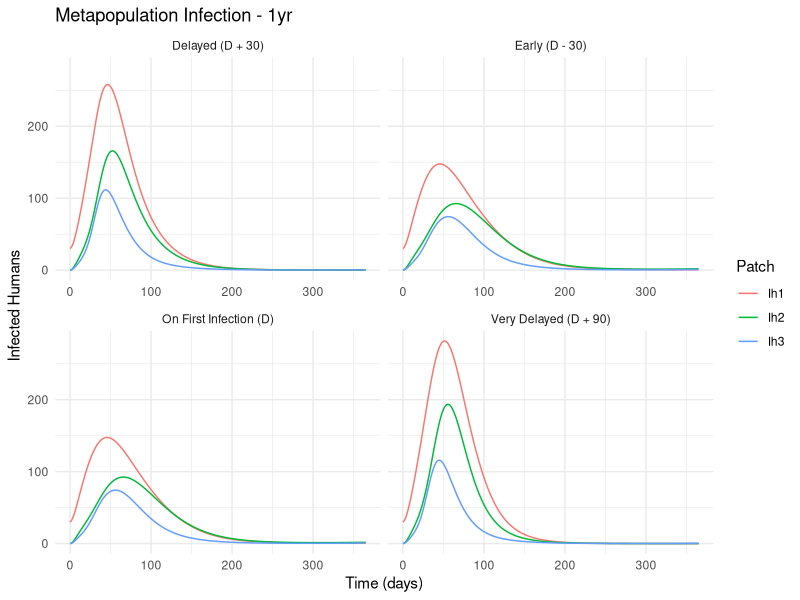
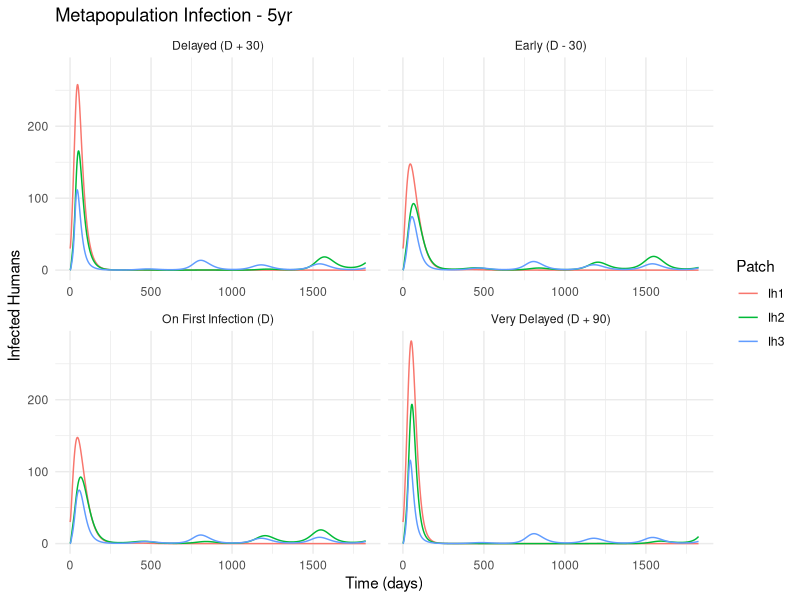
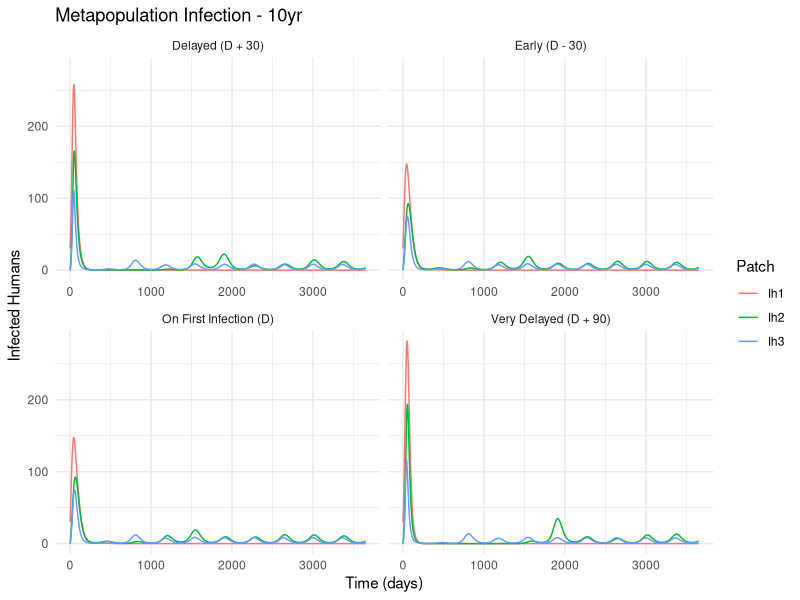
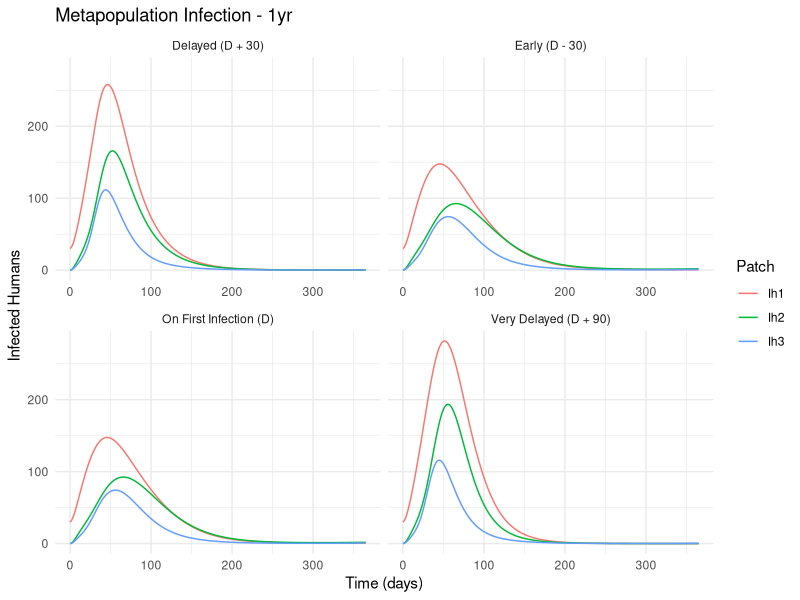
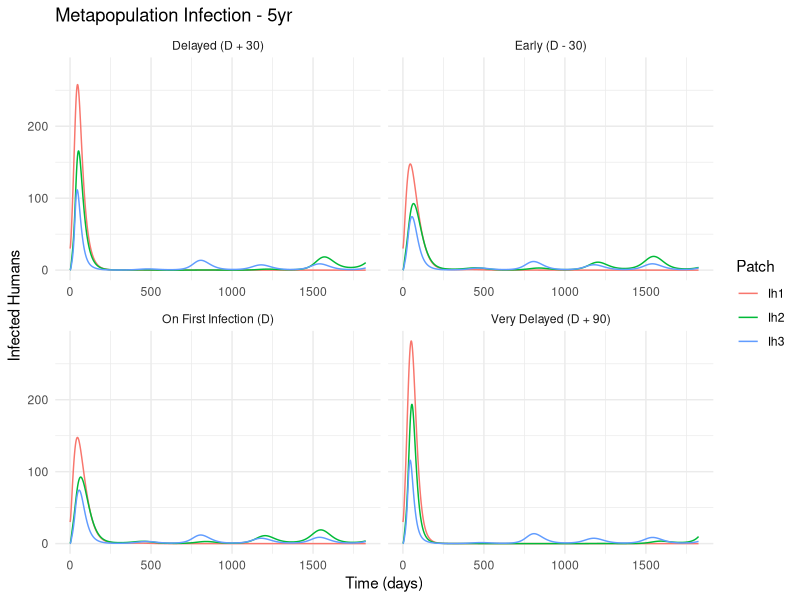
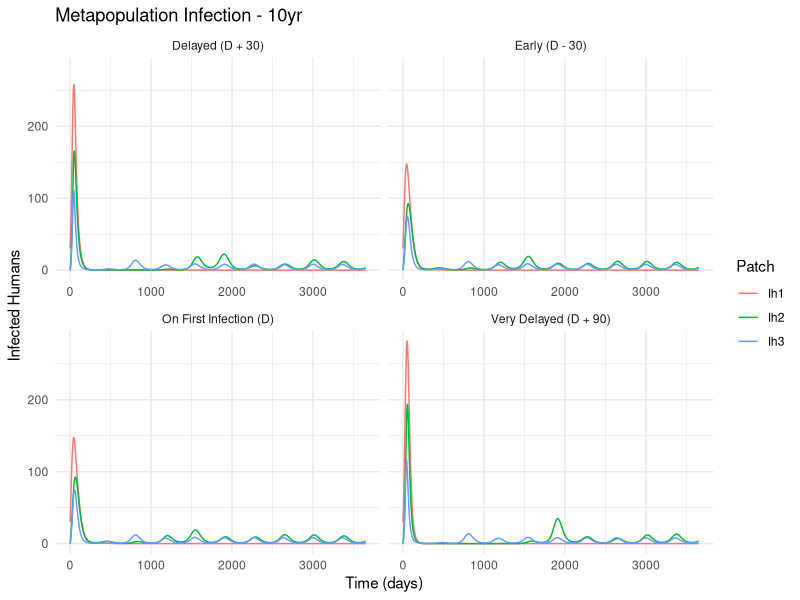

These figures' R source, in order:
library(deSolve)
library(ggplot2)
library(dplyr)
library(tidyr)

# ----------------------------------------
# Seasonal Functions
# ----------------------------------------
alpha_t <- function(t, alpha_bar = 0.5, A = 0.3, T = 365, phi = 0) {
  alpha_bar * (1 + A * cos((2 * pi * t / T) + phi))
}

bv_t <- function(t, b_v_bar = 0.25, A = 0.2, T = 365, phi = 0) {
  b_v_bar * (1 + A * cos((2 * pi * t / T) + phi))
}

# ----------------------------------------
# Seasonal Logistic Metapopulation Model
# ----------------------------------------
metapop_model <- function(t, state, parameters) {
  with(as.list(c(state, parameters)), {
    
    np <- length(patches)
    
    Sh  <- state[patch_indices("Sh")]
    Eh  <- state[patch_indices("Eh")]
    Ih  <- state[patch_indices("Ih")]
    Rh  <- state[patch_indices("Rh")]
    Vh  <- state[patch_indices("Vh")]
    Ddh <- state[patch_indices("Ddh")]
    Dmh <- state[patch_indices("Dmh")]
    
    Sv  <- state[patch_indices("Sv")]
    Ev  <- state[patch_indices("Ev")]
    Iv  <- state[patch_indices("Iv")]
    Dv  <- state[patch_indices("Dv")]
    
    Nh <- Sh + Eh + Ih + Rh + Vh
    Nv <- Sv + Ev + Iv
    
    # Seasonal forcing
    alpha <- alpha_t(t, alpha_bar, A, T, phi)
    b_v   <- bv_t(t, b_v_bar, A_b, T, phi_b)
    
    # Vaccination trigger
    nu_t <- ifelse(t >= t_intv, nu_rate, 0)
    
    lambda_h  <- f_h * alpha * p_h * Iv / (Nh)
    lambda_hv <- (1 - epsilon_v) * lambda_h
    lambda_v  <- f_h * alpha * p_v * Ih / (Nh)
    
    logistic_birth <- b_v * Nv * (1 - Nv / K_v)
    
    # Humans
    dSh  <- (1 - nu) * b_h * Nh - lambda_h * Sh - nu_t * Sh + omega * Rh + omega_v * Vh - mu_h * Sh + inflow(Sh, M) - outflow(Sh, M)
    dEh  <- lambda_h * Sh + lambda_hv * Vh - sigma_h * Eh - mu_h * Eh + inflow(Eh, M) - outflow(Eh, M)
    dIh  <- sigma_h * Eh - gamma * Ih - (mu_h + d) * Ih + inflow(Ih, M) - outflow(Ih, M)
    dRh  <- gamma * Ih - omega * Rh - mu_h * Rh + inflow(Rh, M) - outflow(Rh, M)
    dVh  <- nu * b_h * Nh + nu_t * Sh - omega_v * Vh - lambda_hv * Vh - mu_h * Vh + inflow(Vh, M) - outflow(Vh, M)
    dDdh <- d * Ih
    dDmh <- mu_h * (Sh + Eh + Ih + Rh + Vh)
    
    # Vectors
    dSv <- logistic_birth - lambda_v * Sv - mu_v * Sv + inflow(Sv, Mv) - outflow(Sv, Mv)
    dEv <- lambda_v * Sv - sigma_v * Ev - mu_v * Ev + inflow(Ev, Mv) - outflow(Ev, Mv)
    dIv <- sigma_v * Ev - mu_v * Iv + inflow(Iv, Mv) - outflow(Iv, Mv)
    dDv <- mu_v * (Sv + Ev + Iv)
    
    return(list(c(dSh, dEh, dIh, dRh, dVh, dDdh, dDmh, dSv, dEv, dIv, dDv)))
  })
}




patch_indices <- function(var) {
  start <- match(var, c("Sh", "Eh", "Ih", "Rh", "Vh", "Ddh", "Dmh", "Sv", "Ev", "Iv", "Dv"))
  return(((start - 1) * np + 1):(start * np))
}


inflow <- function(vec, M) as.vector(t(M) %*% vec)
outflow <- function(vec, M) as.vector(M %*% vec)

# ----------------------------------------
# Settings
# ----------------------------------------
np <- 3
patches <- 1:np
M <- matrix(c(
  0.9, 0.05, 0.05,
  0.05, 0.9, 0.05,
  0.05, 0.05, 0.90
), nrow = np, byrow = TRUE)
Mv <- M

base_parameters <- list(
  b_h = 1.1e-5, b_v_bar = 0.25,
  f_h = 0.6, alpha_bar = 0.8,
  p_h = 0.2, p_v = 0.5,
  sigma_h = 1/10, sigma_v = 1/15,
  gamma = 1/20, omega = 0.0009,
  mu_h = 1.1e-5, mu_v = 0.1,
  d = 0.003, nu_rate = 0.04, epsilon_v = 0.8,
  nu = 0.3,
  omega_v = 1/730,
  K_v = 5000,
  A = 0.3, A_b = 0.2,
  T = 365, phi = 0, phi_b = 0,
  t_intv = Inf,
  np = np, patches = patches,
  M = M, Mv = Mv
)

init <- rep(0, 11 * np)
names(init) <- c(
  paste0("Sh", 1:np), paste0("Eh", 1:np), paste0("Ih", 1:np),
  paste0("Rh", 1:np), paste0("Vh", 1:np),
  paste0("Ddh", 1:np), paste0("Dmh", 1:np),
  paste0("Sv", 1:np), paste0("Ev", 1:np), paste0("Iv", 1:np),
  paste0("Dv", 1:np)
)


# Set initial values
init[c("Sh1", "Eh1", "Ih1", "Rh1", "Sv1", "Ev1", "Iv1")] <- c(1000, 20, 30, 0, 6000, 150, 100)
init[c("Sh2", "Eh2", "Ih2", "Rh2", "Sv2", "Ev2", "Iv2")] <- c(600, 0, 0, 0, 4000, 80, 40)
init[c("Sh3", "Eh3", "Ih3", "Rh3", "Sv3", "Ev3", "Iv3")] <- c(300, 0, 0, 0, 2000, 50, 25)

# Initialize new compartments to zero
init[paste0("Vh", 1:np)]   <- 0
init[paste0("Ddh", 1:np)]  <- 0
init[paste0("Dmh", 1:np)]  <- 0
init[paste0("Dv", 1:np)]   <- 0


# ----------------------------------------
# Simulation Loop
# ----------------------------------------
all_runs <- list()
time_horizons <- list("1yr" = 365, "5yr" = 1825, "10yr" = 3650)

for (label in names(time_horizons)) {
  maxtime <- time_horizons[[label]]
  times <- seq(0, maxtime, 1)
  para <- base_parameters
  para$t_intv <- Inf
  baseline <- ode(y = init, times = times, func = metapop_model, parms = para, method = "ode45")
  baseline_df <- as.data.frame(baseline)
  first_infection_day <- which(baseline_df$Ih1 >= 1)[1] - 1
  if (is.na(first_infection_day)) next
  
  timings <- list(
    "Early (D - 30)" = max(0, first_infection_day - 30),
    "On First Infection (D)" = first_infection_day,
    "Delayed (D + 30)" = first_infection_day + 30,
    "Very Delayed (D + 90)" = first_infection_day + 90
  )
  
  scenarios <- lapply(names(timings), function(name) {
    para$t_intv <- timings[[name]]
    sim <- ode(y = init, times = times, func = metapop_model, parms = para, method = "ode45")
    df <- as.data.frame(sim)
    df$scenario <- name
    df$time_horizon <- label
    df
  })
  
  all_runs[[label]] <- do.call(rbind, scenarios)
}

meta_df <- do.call(rbind, all_runs)

# ----------------------------------------
# Plotting
# ----------------------------------------
meta_long <- meta_df %>%
  select(time, scenario, time_horizon, Ih1, Ih2, Ih3) %>%
  pivot_longer(cols = starts_with("Ih"), names_to = "Patch", values_to = "Infected") %>%
  mutate(Patch = factor(Patch, levels = c("Ih1", "Ih2", "Ih3")))

for (h in unique(meta_long$time_horizon)) {
  df <- meta_long %>% filter(time_horizon == h)
  p <- ggplot(df, aes(x = time, y = Infected, color = Patch)) +
    geom_line() +
    facet_wrap(~ scenario, scales = "free_x") +
    labs(title = paste("Metapopulation Infection -", h),
         x = "Time (days)", y = "Infected Humans") +
    theme_minimal()
  print(p)
  ggsave(paste0("RFigs/meta_infection_", h, ".pdf"), p, width = 8, height = 6)
}

# ----------------------------------------
# Summary Stats
# ----------------------------------------
summary_stats <- meta_df %>%
  group_by(scenario, time_horizon) %>%
  summarise(
    total_deaths_patch1 = round(max(Ddh1)),
    total_deaths_patch2 = round(max(Ddh2)),
    total_deaths_patch3 = round(max(Ddh3)),
    
    peak_day_patch1 = time[which.max(Ih1)],
    peak_day_patch2 = time[which.max(Ih2)],
    peak_day_patch3 = time[which.max(Ih3)],
    
    peak_Ih_patch1 = round(max(Ih1)),
    peak_Ih_patch2 = round(max(Ih2)),
    peak_Ih_patch3 = round(max(Ih3)),
    
    first_death_patch1 = min(time[which(Ddh1 >= 1)]),
    first_death_patch2 = min(time[which(Ddh2 >= 1)]),
    first_death_patch3 = min(time[which(Ddh3 >= 1)]),
    
    .groups = "drop"
  )


print(summary_stats)
